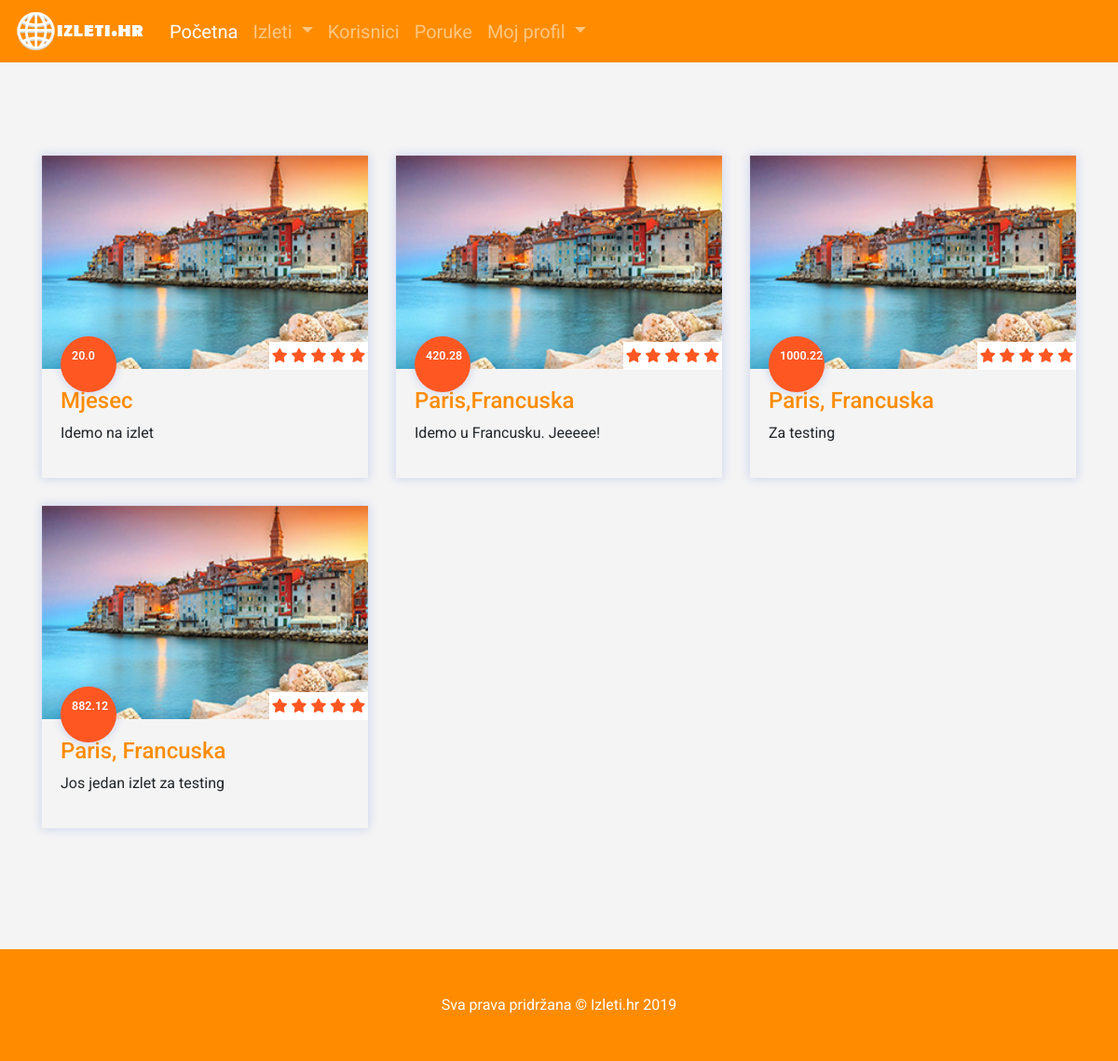
Screenshot of /moji_izleti (signed in) with the database file from the repository.
### app/models.py (models this page shows, shortened)
class Izlet(db.Model):
    id=db.Column(db.Integer,primary_key=True)
    naziv=db.Column(db.String(100),index=True)
    cijena=db.Column(db.Float,nullable=True)
    lokacija=db.Column(db.String(100),nullable=True)
    datum_polaska=db.Column(db.DateTime,nullable=True)
    datum_povratka=db.Column(db.DateTime,nullable=True)
    timestamp = db.Column(db.DateTime, index=True, default=datetime.utcnow)
    opis=db.Column(db.String(500), nullable=True)
    creator_id = db.Column(db.Integer, db.ForeignKey('user.id'))
    slika_izleta=db.Column(db.String(300), default='banne.jpg')
    sudionici=db.relationship("User", secondary=tablica_povezivanja)

### app/routes.py (the view)
@app.route('/moji_izleti')
@login_required
def moji_izleti():
    izleti=Izlet.query.filter(Izlet.creator_id==current_user.id)
    return render_template('moji_izleti.html', title='Izleti',izleti=izleti)

### app/models.py (called while the page is built)
@login.user_loader
def load_user(id):
    return User.query.get(int(id))

### app/templates/moji_izleti.html
{% extends "base.html" %}
{% block content %}
<section class="features">
<div class="container">
	<div class="row">
		{% for i in izleti %}
		<div class="col-md-4">
			<div class="feature-box">
			<div class="feature-img">
			<a href="izlet1.html"> <img src="slike/rovinj.jpg"> </a>
			<div class="price">
			<p style="font-size:12.5px;">{{i.cijena}}</p>
			</div>
			<div class="rating">
				<i class="fa fa-star"></i>
				<i class="fa fa-star"></i>
				<i class="fa fa-star"></i>
				<i class="fa fa-star"></i>
				<i class="fa fa-star"></i>
			</div>
			</div>
			<div class="feature-details">
				<h4>{{i.lokacija}}</h4>
				<p>{{i.opis}}</p>
			</div>
			</div>
		</div>
		{% endfor %}
	</div>
</div>
</section>
<footer class="py-5 bg-dark ">
    <div class="container">
      <p class="m-0 text-center text-white">Sva prava pridržana  &copy; Izleti.hr 2019</p>
    </div>
 </footer>
 {% endblock %}

### app/static/style_index.css (style rules this page uses)
body { font-family: 'Roboto', sans-serif; background-color: #f4f4f4; }
h1,h2,h3,h4 { color:#FF8C00; }
a { color:#FF8C00; }
.bg-dark { background-color: #FF8C00 !important; }
.features { padding: 100px 0; }
.feature-img img { width:100%; }
.price { width:60px; height:60px; background:#ff5722; color:#ffffff; font-weight: 600; border-radius: 60%; padding:12px; box-shadow: 0 0 10px 1px rgba(37,73,214,0.18); position:absolute; left:20px; bottom:-25px; }
.feature-img { position:relative; }
.rating { padding : 3px; float:right; background:#fff; bottom:-1px; right:0; position:absolute; }
.features .fa { font-size: 15px; color:#ff5722; }
.feature-details { padding:20px; text-align:justify; }
.feature-box { box-shadow: 0 0 10px 1px rgba(37,73,214,0.18); margin-bottom:30px; }
html { -webkit-box-sizing: border-box; -moz-box-sizing: border-box; box-sizing: border-box; }
*, *:before, *:after { -webkit-box-sizing: inherit; -moz-box-sizing: inherit; box-sizing: inherit; }

### rows the page displays
Izlet: cijena "20.0", lokacija "Mjesec", opis "Idemo na izlet"
Izlet: cijena "420.28", lokacija "Paris,Francuska", opis "Idemo u Francusku. Jeeeee!"
Izlet: cijena "1000.22", lokacija "Paris, Francuska", opis "Za testing"
Izlet: cijena "882.12", lokacija "Paris, Francuska", opis "Jos jedan izlet za testing"
